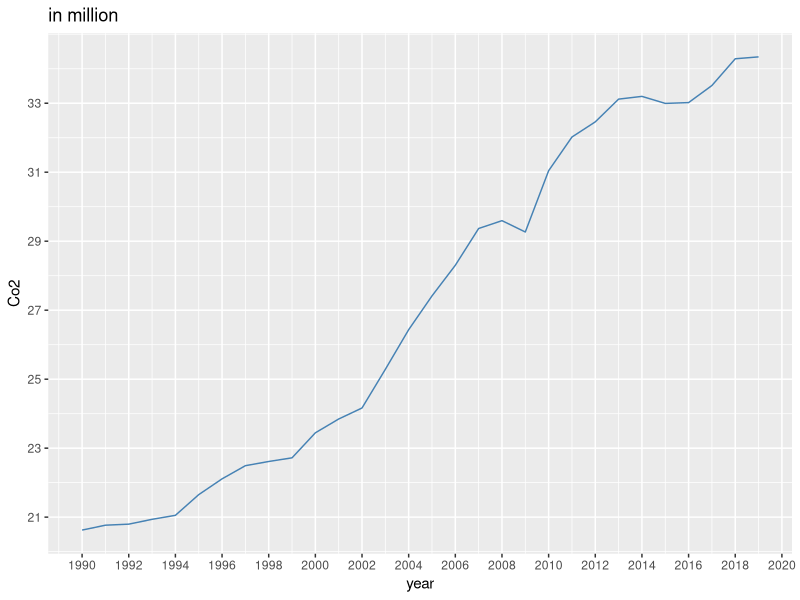
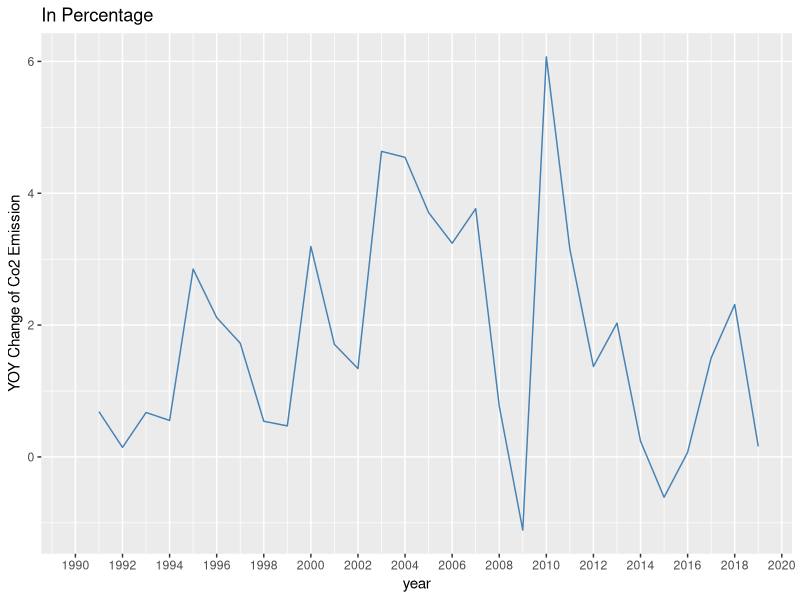
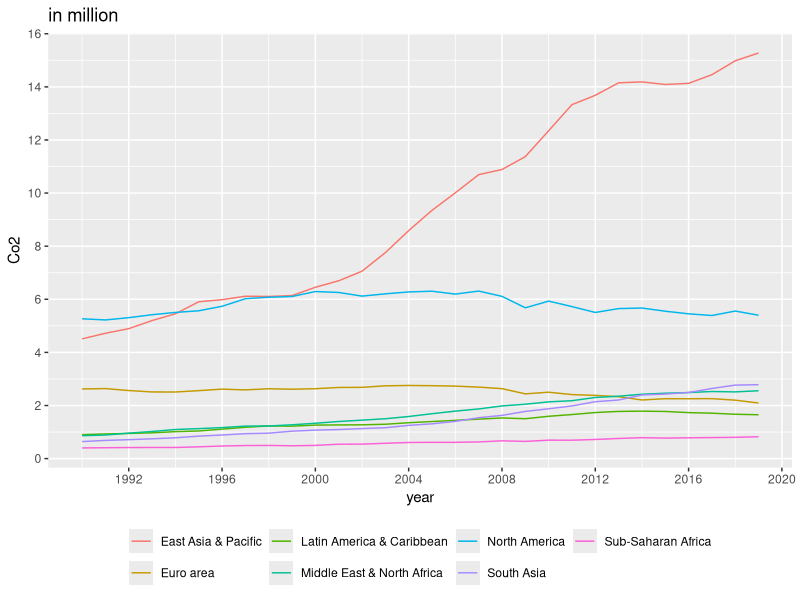
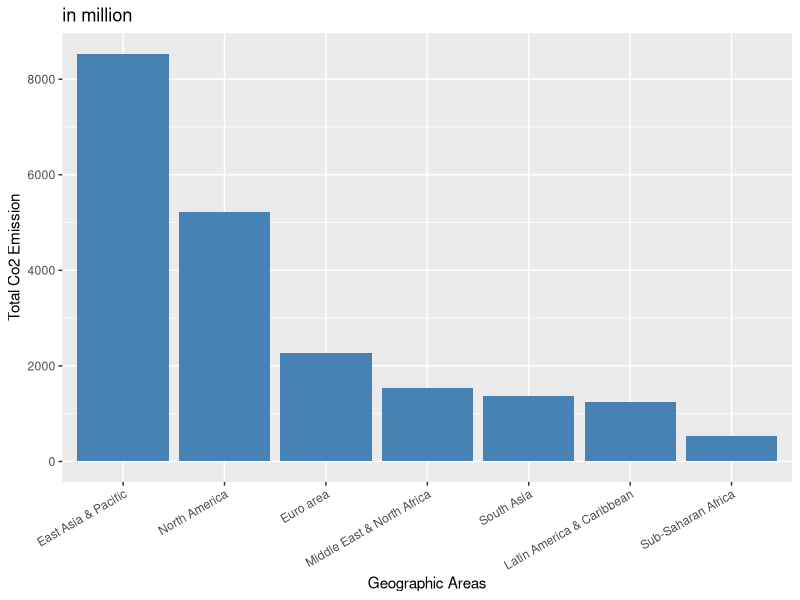
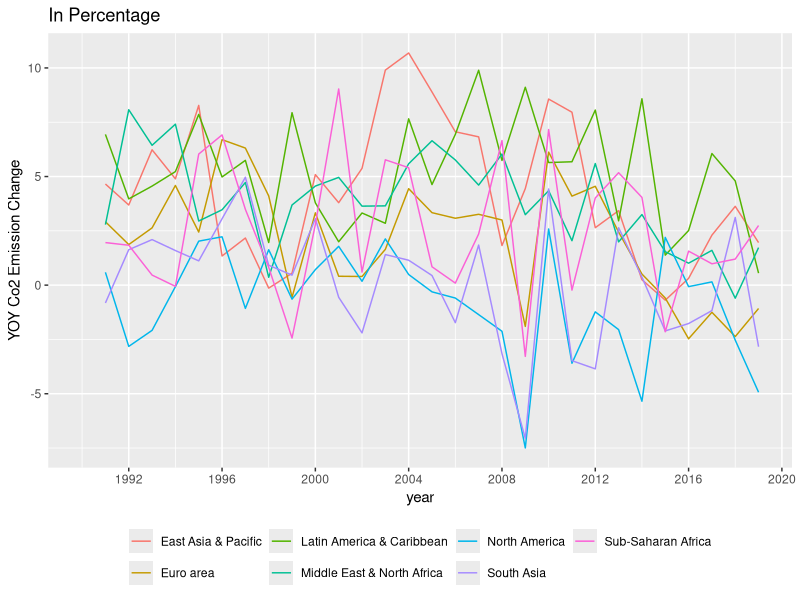
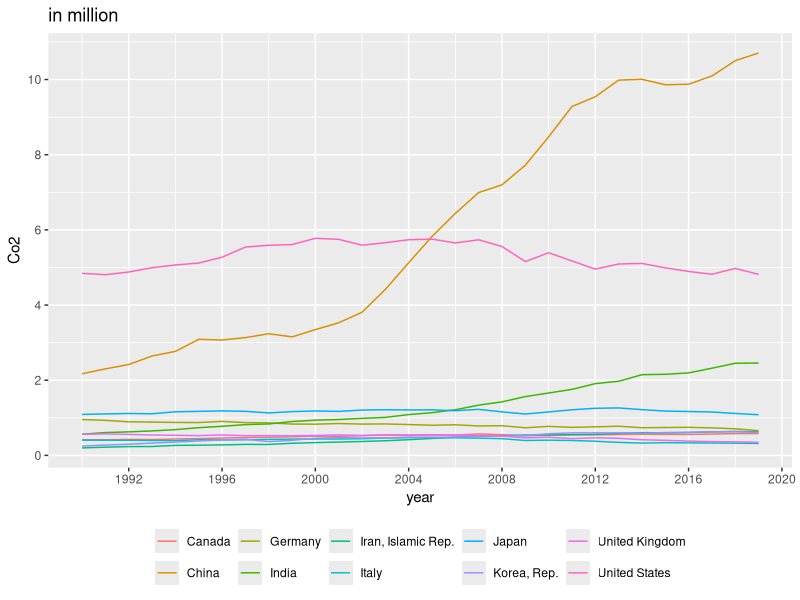
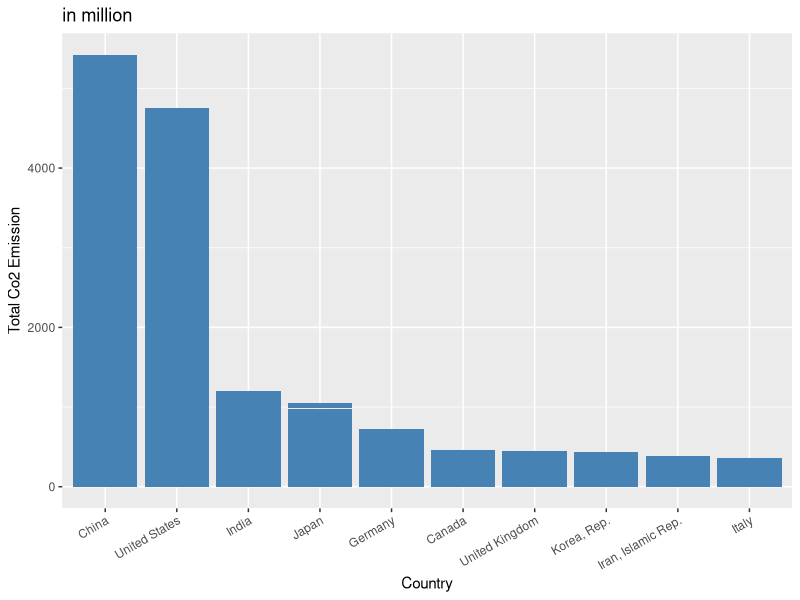
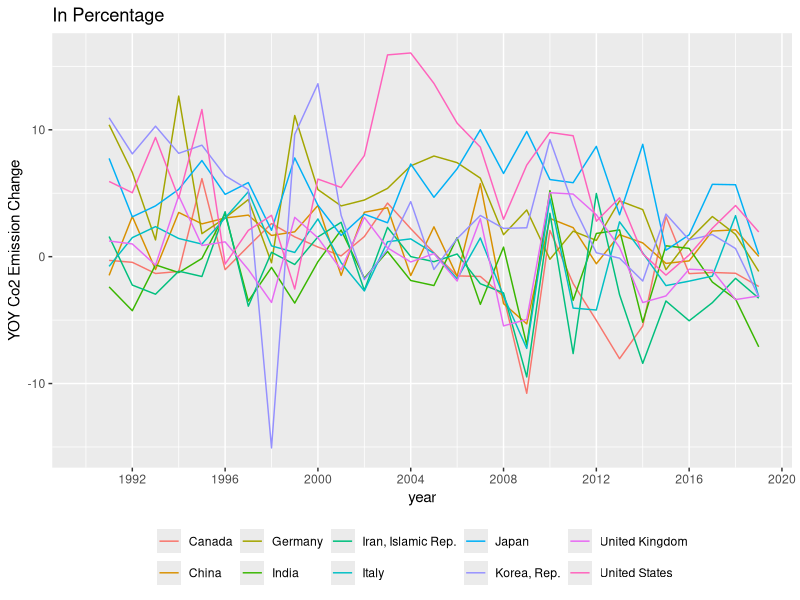

These charts were generated, in order, by the following R code:
## ---- chunk 1
knitr::opts_chunk$set(echo = TRUE)
## ---- chunk 2
setwd("D:/ComputationalTool/RStudy/GlobalClimateChange")
## ---- chunk 3
d <- read.csv("API_EN.ATM.CO2E.KT_DS2_en_csv_v2_4354173.csv", skip = 3)
## ---- chunk 4
library(tidyverse)
## ---- chunk 5
not_all_na <- function(x) any(!is.na(x))
d_comp <- select(d, where(not_all_na),  
                            -"Indicator.Name", -"Indicator.Code")
## ---- chunk 6
world <- d_comp[d_comp$Country.Name=="World", ]
world_p <- pivot_longer(world, names_to="year", values_to = "co2", cols = starts_with("X"))
## ---- chunk 7
world_p$year <- as.numeric(substr(world_p$year, 2, 5)) 
## ---- chunk 8
library(ggplot2)
p1 <- ggplot(data = world_p, aes(x=year, y=co2/1000000))
p1 + geom_line(color="steelblue") + 
  scale_x_continuous(breaks=seq(1988,2021,2))+
  scale_y_continuous(breaks=seq(17, 34, 2)) + ylab("Co2") + 
  ggtitle("in million")
## ---- chunk 9
world_p$change <- (world_p$co2-dplyr::lag(world_p$co2))/dplyr::lag(world_p$co2)*100 
## ---- chunk 10
p1.1 <- ggplot(data = world_p, aes(x=year, y=change))
p1.1 + geom_line(color="steelblue") + 
  scale_x_continuous(breaks=seq(1988,2021,2))+
ylab("YOY Change of Co2 Emission") + 
  ggtitle("In Percentage")
## ---- chunk 11
d_comp$co2_total <- rowSums(d_comp[ ,3:32])
d_comp <- arrange(d_comp, desc(co2_total)) 
## ---- chunk 12
co2_area <- d_comp[d_comp$Country.Name %in% c("East Asia & Pacific", "North America", "Euro area", "Middle East & North Africa", "South Asia", "Latin America & Caribbean", "Sub-Saharan Africa"), ]

## ---- chunk 13
co2_area_p <- pivot_longer(co2_area, names_to="year", values_to = "co2", cols = starts_with("X"))
co2_area_p$year <- as.numeric(substr(co2_area_p$year, 2, 5)) 
co2_area_p <- arrange(co2_area_p, desc(co2_total))

## ---- chunk 14
p2 <- ggplot(data = co2_area_p, aes(x=year, y=co2/1000000, color=Country.Name))
p2 + geom_line() + 
  scale_x_continuous(breaks=seq(1988,2021,4))+
  scale_y_continuous(breaks=seq(0, 16, 2)) + ylab("Co2") + 
  ggtitle("in million") +
  theme(legend.position="bottom", legend.title = element_blank())
## ---- chunk 15
p3 <- ggplot(data = co2_area_p, aes(x=reorder(Country.Name, -co2_total), y=co2_total/1000000))
p3 + geom_bar(stat="identity", fill="steelblue") + 
  ggtitle("in million") +  ylab("Total Co2 Emission") + xlab("Geographic Areas") +
  theme(axis.text.x = element_text(angle = 30, hjust = 1)) 
## ---- chunk 16
co2_area_p %>%
  group_by(Country.Name) %>%
  summarise((co2-dplyr::lag(co2))/dplyr::lag(co2)*100) -> co2_area_p$change
## ---- chunk 17
co2_area_p$change <- co2_area_p$change$`(co2 - dplyr::lag(co2))/dplyr::lag(co2) * 100`
## ---- chunk 18
p2.1 <- ggplot(data = co2_area_p, aes(x=year, y=change, color=Country.Name))
p2.1 + geom_line() + 
  scale_x_continuous(breaks=seq(1988,2021,4))+
ylab("YOY Co2 Emission Change") + 
  ggtitle("In Percentage") +
  theme(legend.position="bottom", legend.title = element_blank())
## ---- chunk 19
country_data <- d_comp[c(15, 17, 30, 32, 36, 43:266), ]
country_10 <- country_data[c(1:8, 10:11), ]
## ---- chunk 20
country_10_pan <- pivot_longer(country_10, names_to="year", values_to = "co2", cols = starts_with("X"))
country_10_pan$year <- as.numeric(substr(country_10_pan$year, 2, 5)) 

## ---- chunk 21
p4 <- ggplot(data = country_10_pan, aes(x=year, y=co2/1000000, color=Country.Name))
p4 + geom_line() + 
  scale_x_continuous(breaks=seq(1988,2021,4))+
  scale_y_continuous(breaks=seq(0, 16, 2)) + ylab("Co2") + 
  ggtitle("in million") +
  theme(legend.position="bottom", legend.title = element_blank())
## ---- chunk 22
p5 <- ggplot(data = country_10_pan, aes(x=reorder(Country.Name, -co2_total), y=co2_total/1000000))
p5 + geom_bar(stat="identity", fill="steelblue") + 
  ggtitle("in million") +  ylab("Total Co2 Emission") + xlab("Country") +
  theme(axis.text.x = element_text(angle = 30, hjust = 1)) 
## ---- chunk 23
country_10_pan %>%
  group_by(Country.Name) %>%
  summarise((co2-dplyr::lag(co2))/dplyr::lag(co2)*100) -> country_10_pan$change
## ---- chunk 24
country_10_pan$change <- country_10_pan$change$`(co2 - dplyr::lag(co2))/dplyr::lag(co2) * 100`
## ---- chunk 25
p2.1 <- ggplot(data = country_10_pan, aes(x=year, y=change, color=Country.Name))
p2.1 + geom_line() + 
  scale_x_continuous(breaks=seq(1988,2021,4))+
ylab("YOY Co2 Emission Change") + 
  ggtitle("In Percentage") +
  theme(legend.position="bottom", legend.title = element_blank())
## ---- chunk 26
p2.2 <- ggplot(data = country_10_pan[1:150, ], aes(x=year, y=change, color=Country.Name))
p2.2 + geom_line() + 
  scale_x_continuous(breaks=seq(1988,2021,4))+
ylab("YOY Co2 Emission Change") + 
  ggtitle("In Percentage") +
  theme(legend.position="bottom", legend.title = element_blank())
